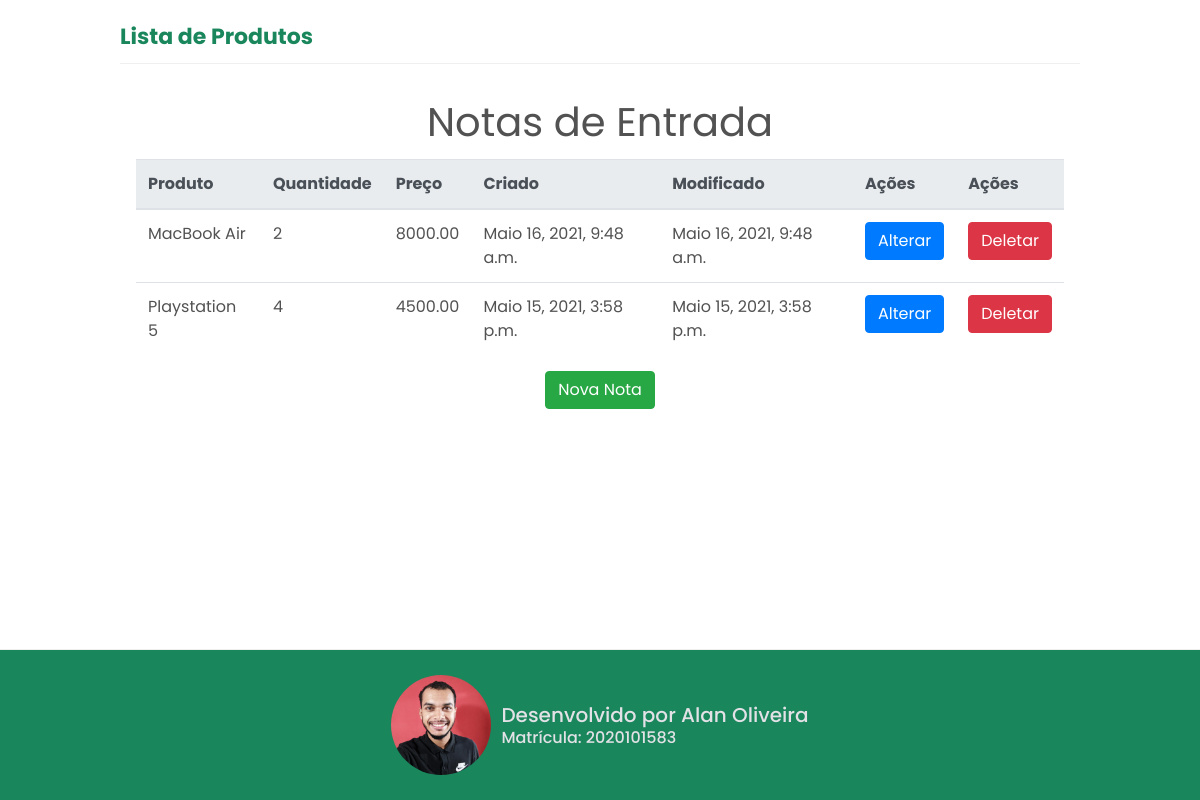
The app's page /entrada/entrada_list/, older data.
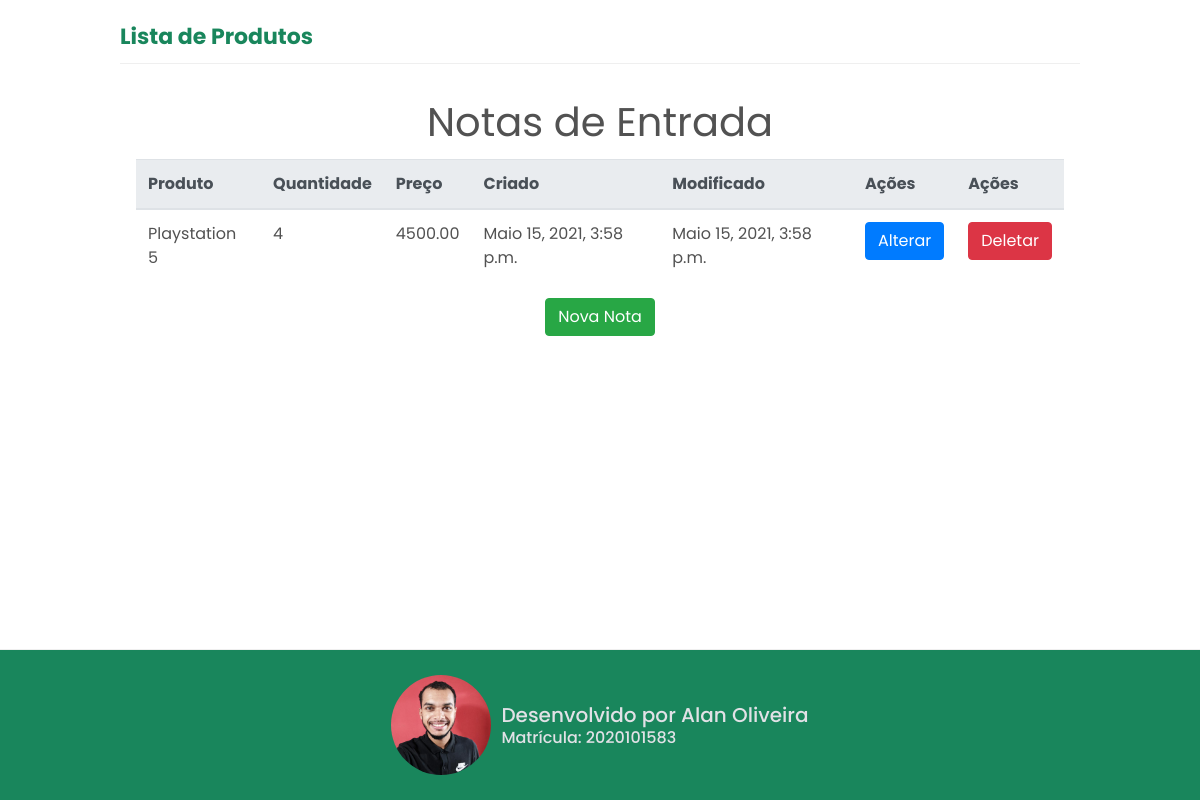
The same page, newer data.
### entrada/models.py (models this page shows)
class NotasEntradas(models.Model):
    produto = models.ForeignKey(Produtos, on_delete=models.PROTECT)
    quantidade = models.IntegerField('Quantidade', default=0)
    preco = models.DecimalField('Preço', decimal_places=2, max_digits=8)
    criado = models.DateTimeField('Criado em', auto_now_add=True)
    modificado = models.DateTimeField('Modificado em', auto_now=True)
    class Meta:
        verbose_name = 'Entrada'
        verbose_name_plural = 'Entradas'
        ordering = ['-produto']
    def __str__(self):
        return self.produto.produto

### produto/models.py (models this page shows, shortened)
class Produtos(models.Model):
    produto = models.CharField('Produto', max_length=200)
    slug = models.SlugField('Identificador', max_length=100)
    cor = models.ForeignKey(
        Cores, on_delete=models.PROTECT, verbose_name='Cor')
    descricao = models.TextField('Descrição', blank=True)
    preco = models.DecimalField(
        'Preço', decimal_places=2, max_digits=8, default=0)
    quantidade = models.IntegerField('Quantidade', default=0)
    criado = models.DateTimeField('Criado em', auto_now_add=True)
    modificado = models.DateTimeField('Modificado em', auto_now=True)
    class Meta:
        verbose_name = 'Produto'
        verbose_name_plural = 'Produtos'
        ordering = ['-produto']

### entrada/views.py (the view)
# urls.py: path('entrada_list/', entrada_list, name='entrada_list'),
def entrada_list(request):
    notas_entrada = NotasEntradas.objects.all()
    template_name = 'entrada_list.html'
    context = {
        'notas_entrada': notas_entrada
    }
    return render(request, template_name, context)

### entrada/templates/entrada_list.html (shortened to what this page needs)
{% extends "base.html" %}
{% load static %}
{% block style %}
    <link rel="stylesheet" href="{% static 'css/produto/produto_list.css' %}">
{% endblock %}
{% block navbar %}
    <a class="lista" href="{% url 'produto:listar' %}">Lista de Produtos</a>
{% endblock %}
{% block product %}
    <div class="container modal-body">
        <h1 class=title>Notas de Entrada</h1>
        <table id="myTable" class="table">
            <thead class="thead-light">
            <tr>
                <th>Produto</th>
                <th>Quantidade</th>
                <th>Preço</th>
                <th>Criado</th>
                <th>Modificado</th>
                <th>Ações</th>
                <th>Ações</th>
            </tr>
            </thead>
            <tbody>
            {% for nota in notas_entrada %}
                <tr>
                    <td>{{ nota }}</td>
                    <td>{{ nota.quantidade }}</td>
                    <td>{{ nota.preco }}</td>
                    <td>{{ nota.criado }}</td>
                    <td>{{ nota.modificado }}</td>
                    <td>
                        <a class="btn btn-primary" href="{% url 'entrada:entrada_update' nota.id %}">Alterar</a>
                    </td>
                    <td>
                        <a class="btn btn-danger" href="{% url 'entrada:entrada_delete' nota.id %}" onclick="alerta(event)">Deletar</a>
                    </td>
                </tr>
            {% endfor %}
            </tbody>
        </table>
           <div id="new-product">
            <a class="btn btn-success"  href="{% url 'entrada:entrada_new' %}">Nova Nota</a>
        </div>
    </div>
{% endblock %}

### core/templates/base.html (shortened to what this page needs)
<!DOCTYPE html>
{% load static %}
<html lang="pt-br">
    <head>
        <link rel="stylesheet" href="https://stackpath.bootstrapcdn.com/bootstrap/4.1.3/css/bootstrap.min.css">
        <link rel="stylesheet" href="{% static 'css/style.css' %}">
        <link rel="stylesheet" type="text/css" href="{% static 'css/jquery.dataTables.min.css' %}">
        <link rel="stylesheet" href="https://cdn.datatables.net/1.10.24/js/jquery.dataTables.min.js">
        {% block style %}
        {% endblock %}
    </head>
    <body>
        <header>
            {% block navbar %}
            {% endblock %}
        </header>
        {% block product %}
        {% endblock %}
        <footer>
            <a class="option" href="https://github.com/AlanCJO/trabalho1_2bim" target="_blank" rel="noopener">
                <img id="my-photo" src="{% static 'img/personal.jpeg' %}" alt="minha foto">
                <p>
                    <span class="option__heading">Desenvolvido por Alan Oliveira</span><span class="sr-only">.</span><br>
                    Matrícula: 2020101583
                </p>
            </a>
        </footer>
    </body>
</html>

### core/static/css/style.css (style rules this page uses)
html { line-height: 1.15; }
a { color: #19865C; }
header { border-bottom: 1px solid #efefef; }
body { max-width: 960px; color: #525252; font-family: Roboto, sans-serif; margin: 0 auto; }
h1, h2, h3, h4, h5, p, ul { padding: 0; margin: 0; font-weight: 400; }
header { display: grid; grid-template-columns: auto auto; align-items: self-end; justify-content: space-between; gap: 7px; padding-top: 20px; padding-bottom: 10px; }
h1 { font-size: 1.375rem; max-width: 32rem; margin: 5px auto 0; }
footer { display: grid; grid-template-columns: 1fr 1fr 1fr; gap: 5px; padding: 25px 0; position: fixed; box-sizing: border-box; left: 50%; bottom: 0; width: 960px; transform: translateX(-50%); transform-style: preserve-3d; border-top: 1px solid #efefef; }
.option { display: flex; gap: 10px; box-sizing: border-box; text-decoration: none; align-items: center; }
.option p { font-weight: 300; line-height: 1.25; color: #e1e1e6; display: table; font-weight: 500; font-family: 'Poppins', sans-serif; }
.option .option__heading { color: #e1e1e6; font-size: 1.25rem; font-weight: 500; font-family: 'Poppins', sans-serif; }
a.lista { cursor: pointer; text-decoration: none; font-weight: 700; font-size: 1.375rem; text-decoration: none; font-family: 'Poppins', sans-serif; }
h1.title { font-size: 2.5rem; font-family: 'Poppins', sans-serif !important; font-family: 700 }
header { align-items: center !important; }
img#my-photo { width: 100px; height: 100px; border-radius: 50% }
footer { background: #19865C; width: 100vw; display: flex; justify-content: center; }

### core/static/css/produto/produto_list.css (style rules this page uses)
body > * { font-family: 'Poppins', sans-serif; }
h1.title { text-align: center; padding: 0.8rem }
#new-product { display: flex; justify-content: center; margin-top: 1rem }

Row changes from the older to the newer data that the page shows:
removed NotasEntradas: produto.produto "MacBook Air", quantidade "2", preco "8000.00", criado "Maio 16, 2021, 9:48 a.m.", modificado "Maio 16, 2021, 9:48 a.m."
